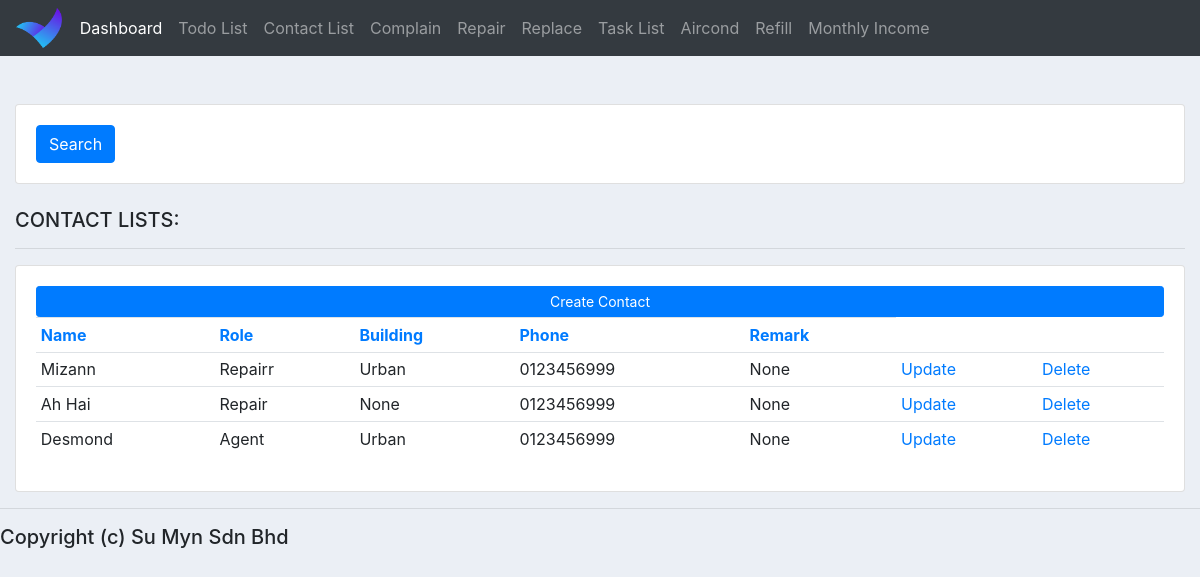
The page /table_contact_list/ on the database its author committed.
### homestay_app/models.py (models this page shows, shortened)
class ContactList(models.Model):
    name = models.CharField(max_length=30, null=True, blank=True)
    role = models.CharField(max_length=30, null=True, blank=True)
    building = models.CharField(max_length=30, null=True, blank=True)
    phone =  models.CharField(max_length=30, blank=True, null=True)
    remark = models.CharField(max_length=200, null=True, blank=True)
    tags = models.ManyToManyField(Tag, blank=True)
    created_at = models.DateTimeField(auto_now_add=True, null=True, blank=True)
    updated_at = models.DateTimeField(auto_now=True, null=True, blank=True)

### homestay_app/views.py (the view)
# urls.py: path('table_contact_list/', views.contactList, name='contactList'),
def contactList(request):
	contact_list = ContactList.objects.all()
	sort_by = request.GET.get('sort', '')
	valid_sort_fields_contactlist = ['name', 'role', 'building', 'phone']
	if sort_by in valid_sort_fields_contactlist:
		contact_list = contact_list.order_by(F(sort_by).asc(nulls_last=True))
	return render(request, 'table_contact_list.html', {'contact_list': contact_list, 'current_sort': sort_by})

### homestay_app/templates/table_contact_list.html (shortened to what this page needs)
{%  extends 'base.html' %}
{% block content %}
<br>
<div class="row">
	<div class="col-md-12">
		<br>
		<div class="row">
			<div class="col">
				<div class="card card-body">
					<form method="get">
						<button class="btn btn-primary" type="submit">Search</button>
					</form>
				</div>
			</div>
		</div>
		<br>
		<h5>CONTACT LISTS:</h5>
		<hr>
		<div class="card card-body">
			<a class="btn btn-primary  btn-sm btn-block" href="{% url 'formContactList' %}">Create Contact</a>
			<table class="table table-sm">
				<tr>
					<th><a href="?sort=name" class="{% if current_sort == 'name' %}sort-indicator-contactlist{% endif %}">Name</a></th>
					<th><a href="?sort=role" class="{% if current_sort == 'role' %}sort-indicator-contactlist{% endif %}">Role</a></th>
					<th><a href="?sort=building" class="{% if current_sort == 'building' %}sort-indicator-contactlist{% endif %}">Building</a></th>
					<th><a href="?sort=phone" class="{% if current_sort == 'phone' %}sort-indicator-contactlist{% endif %}">Phone</a></th>
					<th><a href="?sort=remark" class="{% if current_sort == 'remark' %}sort-indicator-contactlist{% endif %}">Remark</a></th>
				</tr>
				{% for n in contact_list %}
					<tr>
						<td>{{n.name}}</td>
						<td>{{n.role}}</td>
						<td>{{n.building}}</td>
						<td>{{n.phone}}</td>
						<td>{{n.remark}}</td>
						<td><a href="{% url 'updateContactList' n.id %}">Update</a></td>
						<td><a href="{% url 'deleteContactList' n.id %}">Delete</a></td>
					</tr>
				{% endfor %}
			</table>
		</div>
	</div>
</div>
{% endblock %}

### static/css/base.css (style rules this page uses)
body { background-color: #ebeff5; }

### rows shown on the page
ContactList: name "Mizann", role "Repairr", building "Urban", phone "0123456999", remark "None"
ContactList: name "Ah Hai", role "Repair", building "None", phone "0123456999", remark "None"
ContactList: name "Desmond", role "Agent", building "Urban", phone "0123456999", remark "None"
